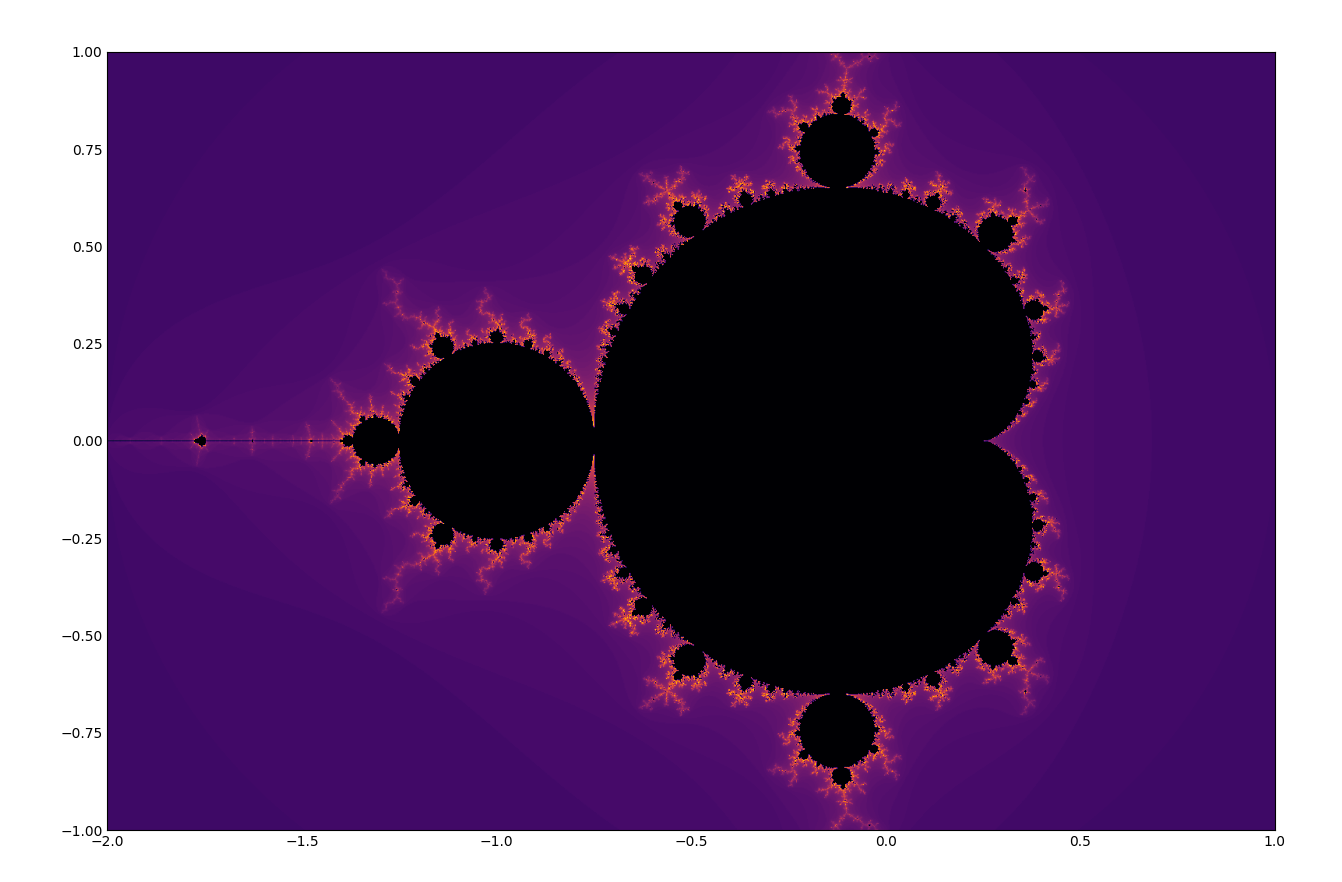

Python code for this plot:
import matplotlib.pyplot as plt

finesse = 500

img = [[0 for x in range(-2*finesse, 1*finesse)] for y in range(-1*finesse, 1*finesse)]

def nem_korlatos(re, im):
    zn_re = re
    zn_im = im
    for i in range(1,90):
        zn_re, zn_im = zn_re**2 -zn_im**2 + re, 2*zn_re*zn_im + im
        if zn_re**2 + zn_im**2 > 4:
            return i
    return -20

for i in range(2*finesse):
    for j in range(3*finesse):
        img[i][j] = nem_korlatos((j-finesse*2)/finesse, (i-finesse)/finesse)


# plot
plt.style.use('_mpl-gallery-nogrid')
fig, ax = plt.subplots(figsize=(8,6))
plt.subplots_adjust(left=0.08, right=0.95)

ax.imshow(img, extent=(-2, 1, -1, 1), cmap="inferno")

plt.show()
